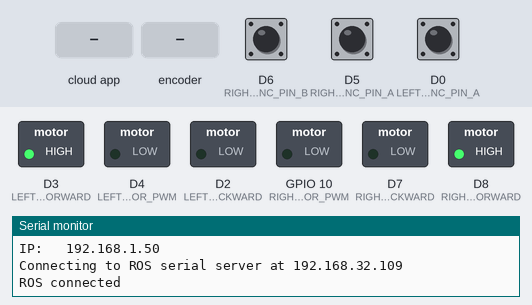
The sketch below on a simulated ESP8266 (NodeMCU). On the bench: switched loads named in the sketch (green lamp = pin HIGH), the last lines printed to the serial monitor. The inputs (shaded band) are chosen by the test bench; at power-on: D6 (RIGHT_ENC_PIN_B) LOW, D5 (RIGHT_ENC_PIN_A) HIGH, D0 (LEFT_ENC_PIN_A) HIGH. WiFi joins after 1.5 s; servers stay silent unless stated; the ROS host is connected and sends only what is stated.

Above: at 4.7 s.
4.8 s: the phone or cloud app sets linear.x to -100
At 6.9 s:
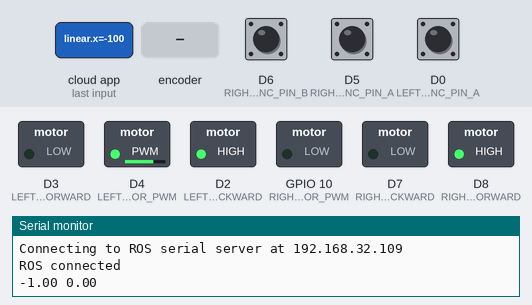
7.8 s: rotary encoder on D5 (RIGHT_ENC_PIN_A) / D1 (LEFT_ENC_PIN_B) turned 3 steps (first pin leading)
At 9.6 s:
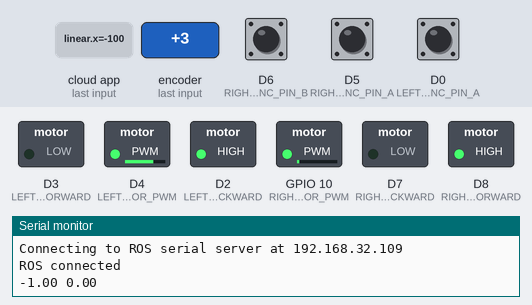
11.4 s: the phone or cloud app sets linear.x to 100
At 15.7 s:
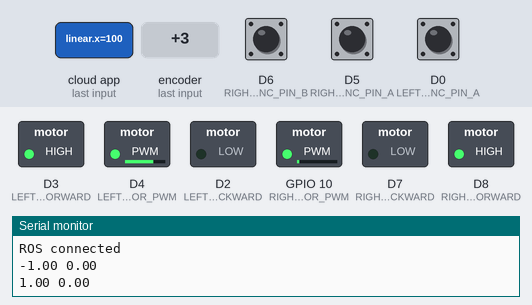
Timing chart, 0 to 22.5 s (numbered marks = the images above; inputs shaded):
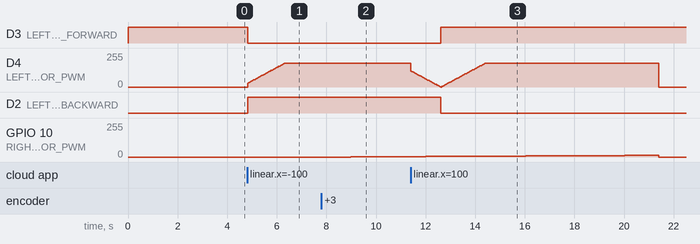

The sketch:

comm.ino
```cpp
#include <math.h>
#include <ESP8266WiFi.h>
#include <ESP8266WiFiMulti.h>
#include <ros.h>
#include <geometry_msgs/Twist.h>
#include <std_msgs/UInt8.h>
// The min amount of PWM the motors need to move. Depends on the battery, motors and controller.
//The max amount is defined by PWMRANGE in Arduino.h
#define PWM_MIN 220
#define RPM_SCALE 500
#define MAX_PWM 255

#define PID_RATE           1000     // Hz
const int PID_INTERVAL = 1000 / PID_RATE;
unsigned long nextPID = PID_INTERVAL;
#define AUTO_STOP_INTERVAL 10000
long lastMotorCommand = AUTO_STOP_INTERVAL;

#include "commands.h"
#include "motor_driver.h"
/* Encoder driver function definitions */
#include "encoder_driver.h"
/* PID parameters and functions */
#include "diff_controller.h"


// Declare functions
void setupPins();
void setupSerial();
void setupWiFi();
bool rosConnected();
void onTwist(const geometry_msgs::Twist &msg);
void ICACHE_RAM_ATTR interruptLeftEncoder();
void ICACHE_RAM_ATTR interruptRightEncoder();

#ifndef ACCESS_POINT_SSID
ESP8266WiFiMulti wifi;
#endif

// ROS serial server
IPAddress server(192, 168, 32, 109);
ros::NodeHandle node;
ros::Subscriber<geometry_msgs::Twist> sub("/omni_vel", &onTwist);
bool _connected = false;


void setup()
{
  setupPins();
  setupSerial();
  setupWiFi();

  // Connect to rosserial socket server and init node. (Using default port of 11411)
  Serial.printf("Connecting to ROS serial server at %s\n", server.toString().c_str());
  node.getHardware()->setConnection(server);
  node.initNode();
  node.subscribe(sub);
}

void setupPins()
{
  attachInterrupt(digitalPinToInterrupt(LEFT_ENC_PIN_A),
                  interruptLeftEncoder,RISING);
  attachInterrupt(digitalPinToInterrupt(RIGHT_ENC_PIN_A),
                  interruptRightEncoder,RISING);

  pinMode(LEFT_ENC_PIN_A,INPUT);
  pinMode(LEFT_ENC_PIN_B,INPUT);
  pinMode(RIGHT_ENC_PIN_A,INPUT);
  pinMode(RIGHT_ENC_PIN_B,INPUT);
  pinMode(LEFT_MOTOR_PWM,OUTPUT);
  pinMode(RIGHT_MOTOR_PWM,OUTPUT);
  pinMode(LEFT_MOTOR_BACKWARD,OUTPUT);
  pinMode(RIGHT_MOTOR_BACKWARD,OUTPUT);
  pinMode(LEFT_MOTOR_FORWARD,OUTPUT);
  pinMode(RIGHT_MOTOR_FORWARD,OUTPUT);
  stop();

delay(2000);
}

void setupSerial()
{
  Serial.begin(57600);
  Serial.println();
}

void setupWiFi()
{
#ifdef ACCESS_POINT_SSID

  WiFi.disconnect();
  Serial.println("Creating Wifi network");
  if (WiFi.softAP(ACCESS_POINT_SSID))
  {
    Serial.println("Wifi network created");
    Serial.print("SSID: ");
    Serial.println(WiFi.softAPSSID());
    Serial.print("IP:   ");
    Serial.println(WiFi.softAPIP());
  }

#else

  WiFi.softAPdisconnect();
  WiFi.disconnect();
  WiFi.mode(WIFI_STA);
  wifi.addAP("ASUS_X00RD", "Golu-Molu");

  Serial.println("Connecting to Wifi");
  while (wifi.run() != WL_CONNECTED)
  {
    delay(500);
    Serial.print(".");
  }

  Serial.println("\nWiFi connected");
  Serial.print("SSID: ");
  Serial.println(WiFi.SSID());
  Serial.print("IP:   ");
  Serial.println(WiFi.localIP());

#endif
}

void stop()
{
  setMotorSpeeds(0, 0);
}

void onTwist(const geometry_msgs::Twist &msg)
{
  if (!_connected)
  {
    stop();
    return;
  }

  float arg1 = msg.linear.x;
  float arg2 = msg.linear.y;

  lastMotorCommand = millis();
    if (arg1 == 0 && arg2 == 0) {
      setMotorSpeeds(0, 0);
      resetPID();
      moving = 0;
    }
    else
    {
      if(moving==0)
        resetPID();
      moving = 1;
    }
    leftPID.TargetVelocity = arg1;
    rightPID.TargetVelocity = arg2;
    leftPID.PrevT = micros();
    rightPID.PrevT = micros();
    Serial.print(arg1);
    Serial.print(" ");
    Serial.println(arg2);
}

void loop()
{
  if (!rosConnected())
    stop();

  if (millis() > nextPID) {
  updatePID();
  nextPID += PID_INTERVAL;
  }

  // Check to see if we have exceeded the auto-stop interval
  if ((millis() - lastMotorCommand) > AUTO_STOP_INTERVAL) {;
    setMotorSpeeds(0, 0);
    moving = 0;
    resetPID();
  }
  delay(1000/30);
  node.spinOnce();
}

bool rosConnected()
{
  // If value changes, notify via LED and console.
  bool connected = node.connected();
  if (_connected != connected)
  {
    _connected = connected;
    Serial.println(connected ? "ROS connected" : "ROS disconnected");
  }
  return connected;
}
```

commands.h
```cpp
/* Define single-letter commands that will be sent by the PC over the
   serial link.
*/

#ifndef COMMANDS_H
#define COMMANDS_H

#define ANALOG_READ    'a'
#define GET_BAUDRATE   'b'
#define PIN_MODE       'c'
#define DIGITAL_READ   'd'
#define READ_ENCODERS  'e'
#define MOTOR_SPEEDS   'm'
#define MOTOR_RAW_PWM  'o'
#define PING           'p'
#define RESET_ENCODERS 'r'
#define SERVO_WRITE    's'
#define SERVO_READ     't'
#define UPDATE_PID     'u'
#define DIGITAL_WRITE  'w'
#define ANALOG_WRITE   'x'
#define LEFT            0
#define RIGHT           1

#endif
```

diff_controller.h
```cpp
/* Functions and type-defs for PID control.

   Taken mostly from Mike Ferguson's ArbotiX code which lives at:

   http://vanadium-ros-pkg.googlecode.com/svn/trunk/arbotix/
*/

/* PID setpoint info For a Motor */
typedef struct {
  float TargetVelocity;    // target speed in ticks per frame
  float Velocity;                  // encoder count
  float PrevVel;                  // last encoder count
  long PrevT;
  float PrevErr;
  float VelFilt;
  float ITerm;
  float PrevInput;                // last input
  int output;                    // last motor setting
}
SetPointInfo;

SetPointInfo leftPID, rightPID;

/* PID Parameters */
float kp = 30;
float ki = 100;
float kd = 0.05;
float IMAX = 150;
float IMIN = -150;
unsigned char moving = 0; // is the base in motion?

/*
* Initialize PID variables to zero to prevent startup spikes
* when turning PID on to start moving
* In particular, assign both Encoder and PrevEnc the current encoder value
* See http://brettbeauregard.com/blog/2011/04/improving-the-beginner%E2%80%99s-pid-initialization/
* Note that the assumption here is that PID is only turned on
* when going from stop to moving, that's why we can init everything on zero.
*/
void resetPID(){
   leftPID.ITerm = 0;
   rightPID.ITerm = 0;
}

/* PID routine to compute the next motor commands */
void doPID(SetPointInfo * p) {

  long currT = micros();
  float deltaT = ((float) (currT - p->PrevT))/1.0e6;
  p->PrevT = currT;

  // Convert count/s to RPM
  float v1 = p->Velocity/RPM_SCALE;

  p->VelFilt = 0.854*p->VelFilt + 0.0728*v1 + 0.0728*p->PrevVel;
  p->PrevVel = v1;

  // Set a target
  float vt = p->TargetVelocity;

  // Compute the control signal u
  float e = vt - p->VelFilt;
  float u = 0.0;
  float errdiff = e - p->PrevErr;
  float inputdiff = p->VelFilt - p->PrevInput;
  p->ITerm = p->ITerm + e*deltaT;

  if(ki*p->ITerm>IMAX)
    p->ITerm = IMAX/ki;
  else if(ki*p->ITerm<IMIN)
    p->ITerm = IMIN/ki;
  u = kp*e + ki*p->ITerm - kd*(inputdiff/deltaT);

  // Set the motor speed and direction
  int pwr = (int)(u);

  if (pwr >= MAX_PWM)
    pwr = MAX_PWM;
  else if (pwr <= -MAX_PWM)
    pwr = -MAX_PWM;


  p->PrevInput = p->VelFilt;
  p->PrevErr = e;
  p->output = pwr;
}

/* Read the encoder values and call the PID routine */
void updatePID() {
  /* Read the encoders */
  leftPID.Velocity = readEncoder(LEFT);
  rightPID.Velocity = readEncoder(RIGHT);

  if (!moving){
    if (leftPID.PrevInput != 0 || rightPID.PrevInput != 0) resetPID();
    return;
  }

  /* Compute PID update for each motor */
  doPID(&rightPID);
  doPID(&leftPID);

  /* Set the motor speeds accordingly */
  setMotorSpeeds(leftPID.output, rightPID.output);
}
```

encoder_driver.h
```cpp
/* *************************************************************
   Encoder driver function definitions - by James Nugen
   ************************************************************ */


//below can be changed, but should be PORTD pins;
//otherwise additional changes in the code are required
#define LEFT_ENC_PIN_A D0  //pin 2
#define LEFT_ENC_PIN_B D1  //pin 3

//below can be changed, but should be PORTC pins
#define RIGHT_ENC_PIN_A D5  //pin A4
#define RIGHT_ENC_PIN_B D6   //pin A5

float readEncoder(int i);
void resetEncoder(int i);
void resetEncoders();
```

encoder_driver.ino
```cpp
/* *************************************************************
   Encoder definitions

   Add an "#ifdef" block to this file to include support for
   a particular encoder board or library. Then add the appropriate
   #define near the top of the main ROSArduinoBridge.ino file.

   ************************************************************ */

volatile float left_velocity_i = 0;
volatile float right_velocity_i = 0;
volatile long left_prevT_i = 0;
volatile long right_prevT_i = 0;

/* Wrap the encoder reading function */
float readEncoder(int i) {
  float left_vel=0;
  float right_vel=0;
  noInterrupts();
  left_vel = left_velocity_i;
  right_vel = right_velocity_i;
  interrupts();
  if (i == LEFT) return left_vel;
  else if(i == RIGHT) return right_vel;
}

/* Wrap the encoder reset function */
void resetEncoder(int i) {
//    if (i == LEFT){
//      left_enc_pos=0;
//      return;
//    } else if(i == RIGHT){
//      right_enc_pos=0;
//      return;
//    }
}

/* Wrap the encoder reset function */
void resetEncoders() {
  resetEncoder(LEFT);
  resetEncoder(RIGHT);
}

void ICACHE_RAM_ATTR interruptLeftEncoder(){
 // Read encoder B when ENCA rises
 int b = digitalRead(LEFT_ENC_PIN_B);
 int increment = 0;
 if(b>0){
   // If B is high, increment forward
   increment = 1;
 }
 else{
   // Otherwise, increment backward
   increment = -1;
 }

 //Compute velocity with method 2
 long currT = micros();
 float deltaT = ((float) (currT - left_prevT_i))/1.0e6;
 left_velocity_i = -1*increment/deltaT;
 left_prevT_i = currT;
}

void ICACHE_RAM_ATTR interruptRightEncoder(){
 // Read encoder B when ENCA rises
 int b = digitalRead(RIGHT_ENC_PIN_B);
 int increment = 0;
 if(b>0){
   // If B is high, increment forward
   increment = 1;
 }
 else{
   // Otherwise, increment backward
   increment = -1;
 }

 //Compute velocity with method 2
 long currT = micros();
 float deltaT = ((float) (currT - right_prevT_i))/1.0e6;
 right_velocity_i = increment/deltaT;
 right_prevT_i = currT;
}
```

motor_driver.h
```cpp
/***************************************************************
   Motor driver function definitions - by James Nugen
   *************************************************************/

#define RIGHT_MOTOR_BACKWARD D7
#define LEFT_MOTOR_BACKWARD  D2
#define RIGHT_MOTOR_FORWARD  D8
#define LEFT_MOTOR_FORWARD   D3
#define RIGHT_MOTOR_PWM 10
#define LEFT_MOTOR_PWM D4

void initMotorController();
void setMotorSpeed(int i, int spd);
void setMotorSpeeds(int leftSpeed, int rightSpeed);
```

motor_driver.ino
```cpp
/***************************************************************
   Motor driver definitions

   Add a "#elif defined" block to this file to include support
   for a particular motor driver.  Then add the appropriate
   #define near the top of the main ROSArduinoBridge.ino file.

   *************************************************************/


  void initMotorController() {
    // digitalWrite(RIGHT_MOTOR_ENABLE, HIGH);
    // digitalWrite(LEFT_MOTOR_ENABLE, HIGH);
  }

  void setMotorSpeed(int i, int spd) {
    unsigned int reverse = 0;
    if(spd < 0)
    {
      spd = -spd;
      reverse = 1;
    }
    else if(spd>255)
    {
      spd = 0;
    }
    if (i == LEFT) {
      analogWrite(LEFT_MOTOR_PWM, spd);
      if      (reverse == 0) { digitalWrite(LEFT_MOTOR_FORWARD, HIGH); digitalWrite(LEFT_MOTOR_BACKWARD, LOW); }
      else if (reverse == 1) { digitalWrite(LEFT_MOTOR_BACKWARD, HIGH); digitalWrite(LEFT_MOTOR_FORWARD, LOW); }
    }
    else if(i == RIGHT) {
      analogWrite(RIGHT_MOTOR_PWM, spd);
      if      (reverse == 0) { digitalWrite(RIGHT_MOTOR_FORWARD, HIGH); digitalWrite(RIGHT_MOTOR_BACKWARD, LOW); }
      else if (reverse == 1) { digitalWrite(RIGHT_MOTOR_BACKWARD, HIGH); digitalWrite(RIGHT_MOTOR_FORWARD, LOW); }
    }
  }

  void setMotorSpeeds(int leftSpeed, int rightSpeed) {
    setMotorSpeed(LEFT, leftSpeed);
    setMotorSpeed(RIGHT, rightSpeed);
  }
```

Measured:
- after the input at 4.8 s, D3 (LEFT_MOTOR_FORWARD): HIGH → LOW at once; D4 (LEFT_MOTOR_PWM): moves from 0/255 to 180/255 over 1.5 s, starting at once; D2 (LEFT_MOTOR_BACKWARD): LOW → HIGH at once
- after the input at 7.8 s, GPIO 10 (RIGHT_MOTOR_PWM): 0/255 → 1/255 after 1.2 s, → 2/255 1.0 s later, → 3/255 0.97 s later
- after the input at 11.4 s, D3 (LEFT_MOTOR_FORWARD): LOW → HIGH after 1.2 s instead of 3.4 s; D2 (LEFT_MOTOR_BACKWARD): HIGH → LOW after 1.2 s instead of 3.4 s
